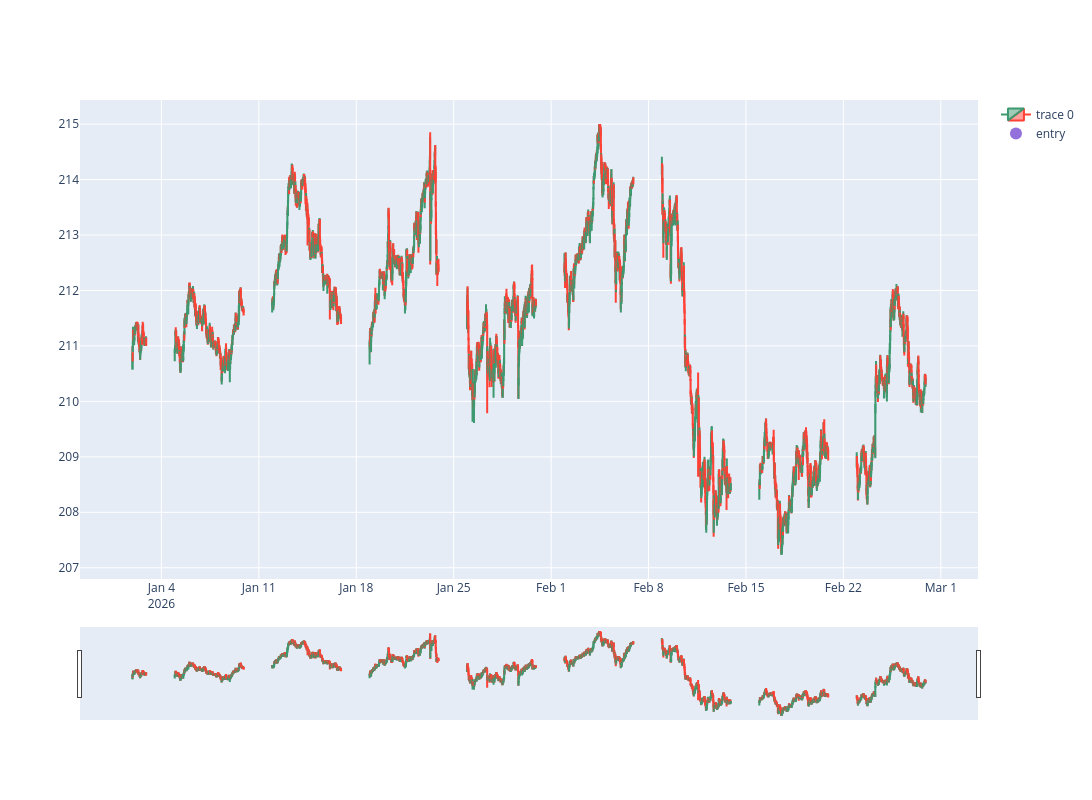

Notebook code cell kept with this figure:
### Code cell
start_date_chart = '2026-1-1 00:00'
end_date_chart = '2026-2-28 00:00'
dfpl = df_m15.loc[start_date_chart : end_date_chart]#.set_index("Gmt time")

# Create a plot with 2 rows
fig = make_subplots(rows=1, cols=1)

# Add candlestick plot on the first row
fig.add_trace(go.Candlestick(x=dfpl.index,
                             open=dfpl['Open'],
                             high=dfpl['High'],
                             low=dfpl['Low'],
                             close=dfpl['Close']),
              row=1, col=1)

#Add markers for trade entry points on the same subplot
# fig.add_trace(go.Scatter(x=dfpl.index, y=dfpl['support_point'], mode="markers",
#                          marker=dict(size=8, color="green"),
#                          name="support point"),
#               row=1, col=1)

# Add markers for entry point m15
fig.add_trace(go.Scatter(x=dfpl.index, y=dfpl['pointpos'], mode="markers",
                         marker=dict(size=12, color="MediumPurple"),
                         name="entry"),
              row=1, col=1)

# # Add markers for market structure daily = bullish
# fig.add_trace(go.Scatter(x=dfpl.index, y=dfpl['mk_bullish_pos'], mode="markers",
#                          marker=dict(size=8, color="green"),
#                          name="bullish"),
#               row=1, col=1)

# # Add markers for market structure daily = bearish
# fig.add_trace(go.Scatter(x=dfpl.index, y=dfpl['mk_bearish_pos'], mode="markers",
#                          marker=dict(size=8, color="red"),
#                          name="bearish"),
#               row=1, col=1)

fig.update_layout(width=1500, height=800, sliders=[])
fig.show()

### Figure 1 — Plotly figure (JSON) as saved in the notebook; plotly's stock layout.template omitted (floating-point values rounded to 4 significant figures; data arrays with more than 128 entries replaced by an {"elided": "..."} marker saying what was removed)
{"data": [{"close": {"elided": "3903 float values"}, "high": {"elided": "3903 float values"}, "low": {"elided": "3903 float values"}, "open": {"elided": "3903 float values"}, "type": "candlestick", "x": {"elided": "3903 str values"}, "xaxis": "x", "yaxis": "y"}, {"marker": {"color": "MediumPurple", "size": 12}, "mode": "markers", "name": "entry", "type": "scatter", "x": {"elided": "3903 str values"}, "xaxis": "x", "y": {"elided": "3903 float values"}, "yaxis": "y"}], "layout": {"height": 800, "width": 1500, "xaxis": {"anchor": "y", "domain": [0, 1]}, "yaxis": {"anchor": "x", "domain": [0, 1]}}}
